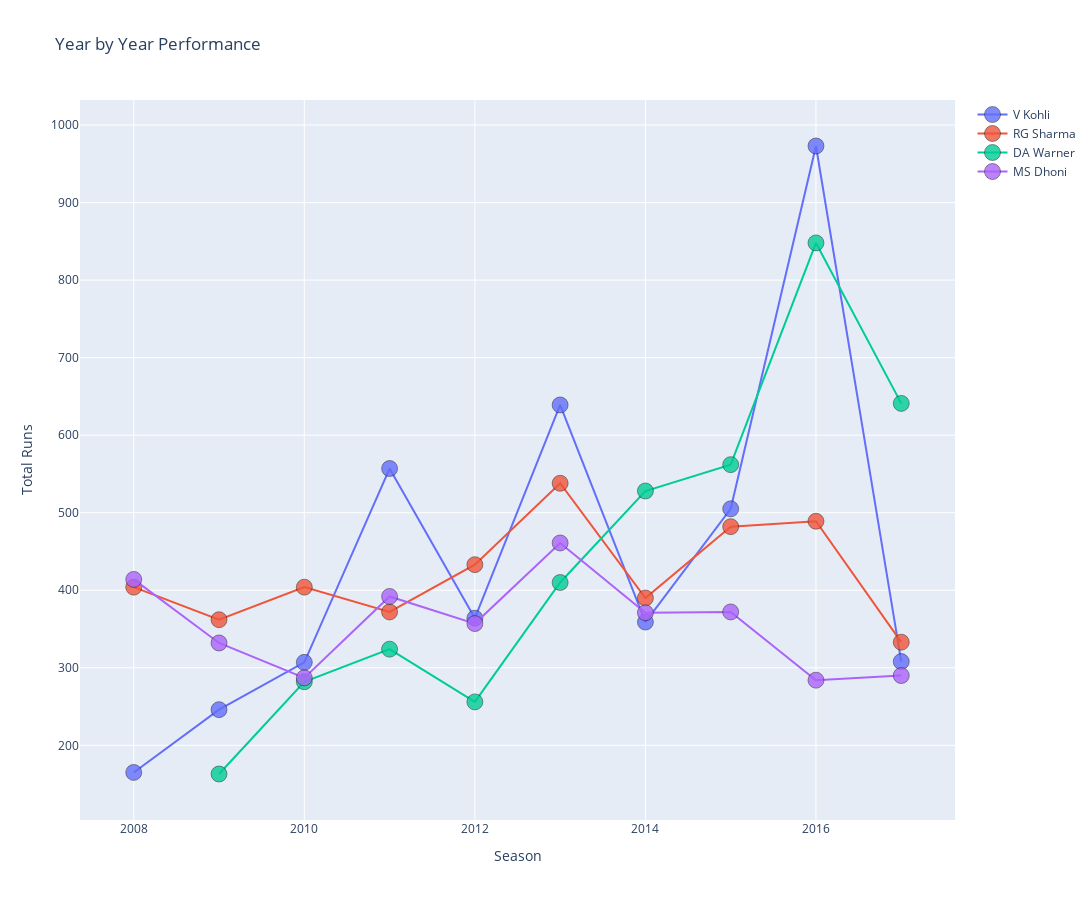

Here is the notebook cell this chart was saved with:
### Code cell
batsman_comp('V Kohli', 'RG Sharma', 'DA Warner', 'MS Dhoni')

### Figure 1 — Plotly figure (JSON) as saved in the notebook; plotly's stock layout.template omitted (floating-point values rounded to 4 significant figures)
{"data": [{"marker": {"line": {"color": "black", "width": 0.5}, "opacity": 0.8, "size": 16}, "mode": "lines+markers", "name": "V Kohli", "type": "scatter", "x": [2008, 2009, 2010, 2011, 2012, 2013, 2014, 2015, 2016, 2017], "y": [165, 246, 307, 557, 364, 639, 359, 505, 973, 308]}, {"marker": {"line": {"color": "black", "width": 0.5}, "opacity": 0.8, "size": 16}, "mode": "lines+markers", "name": "RG Sharma", "type": "scatter", "x": [2008, 2009, 2010, 2011, 2012, 2013, 2014, 2015, 2016, 2017], "y": [404, 362, 404, 372, 433, 538, 390, 482, 489, 333]}, {"marker": {"line": {"color": "black", "width": 0.5}, "opacity": 0.8, "size": 16}, "mode": "lines+markers", "name": "DA Warner", "type": "scatter", "x": [2009, 2010, 2011, 2012, 2013, 2014, 2015, 2016, 2017], "y": [163, 282, 324, 256, 410, 528, 562, 848, 641]}, {"marker": {"line": {"color": "black", "width": 0.5}, "opacity": 0.8, "size": 16}, "mode": "lines+markers", "name": "MS Dhoni", "type": "scatter", "x": [2008, 2009, 2010, 2011, 2012, 2013, 2014, 2015, 2016, 2017], "y": [414, 332, 287, 392, 357, 461, 371, 372, 284, 290]}], "layout": {"autosize": false, "height": 900, "title": {"text": " Year by Year Performance"}, "width": 1700, "xaxis": {"title": {"text": "Season"}}, "yaxis": {"title": {"text": "Total Runs"}}}}
